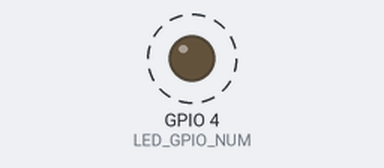
Simulated run of this program. Board: ESP32. Shown: output pins drawn as LEDs (lit = HIGH). Dashed ring = blinking. The camera gives no picture; what the program prints to the serial monitor is not drawn.

Above: at 1.6 s.
Timing chart, 0 to 4.4 s (numbered marks = the images above):
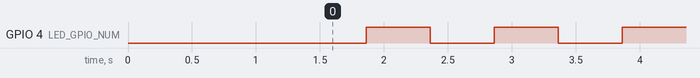

Measured:
- by itself, GPIO 4 (LED_GPIO_NUM): alternates HIGH for 0.50 s and LOW for 0.50 s

The program:

main.cpp
```cpp
// Simple ESP32-CAM Test - Just blink and print to serial
// Confirms board is working

#include <WiFi.h>
#include "esp_camera.h"

#define LED_GPIO_NUM 4

void setup() {
  Serial.begin(115200);
  delay(1000);

  pinMode(LED_GPIO_NUM, OUTPUT);

  Serial.println("\n=== ESP32-CAM TEST ===");

  // Try camera init
  camera_config_t cfg;
  cfg.ledc_channel = LEDC_CHANNEL_0;
  cfg.ledc_timer = LEDC_TIMER_0;
  cfg.pin_pwdn = 32;
  cfg.pin_reset = -1;
  cfg.pin_xclk = 0;
  cfg.pin_sccb_sda = 26;
  cfg.pin_sccb_scl = 27;
  cfg.pin_d7 = 35;
  cfg.pin_d6 = 34;
  cfg.pin_d5 = 39;
  cfg.pin_d4 = 36;
  cfg.pin_d3 = 21;
  cfg.pin_d2 = 19;
  cfg.pin_d1 = 18;
  cfg.pin_d0 = 5;
  cfg.pin_vsync = 25;
  cfg.pin_href = 23;
  cfg.pin_pclk = 22;
  cfg.xclk_freq_hz = 20000000;
  cfg.pixel_format = PIXFORMAT_JPEG;
  cfg.frame_size = FRAMESIZE_VGA;
  cfg.jpeg_quality = 12;
  cfg.fb_count = 1;

  if (esp_camera_init(&cfg) == ESP_OK) {
    Serial.println("Camera: OK");

    // Take a test photo
    Serial.println("Capturing...");
    digitalWrite(LED_GPIO_NUM, LOW); // LED on
    camera_fb_t *fb = esp_camera_fb_get();
    digitalWrite(LED_GPIO_NUM, HIGH); // LED off

    if (fb) {
      Serial.printf("Photo captured: %d bytes\n", fb->len);
      esp_camera_fb_return(fb);
    } else {
      Serial.println("Capture failed!");
    }
  } else {
    Serial.println("Camera: FAIL");
  }

  Serial.println("Starting blink test...");
}

void loop() {
  Serial.println("Blink");
  digitalWrite(LED_GPIO_NUM, LOW);
  delay(500);
  digitalWrite(LED_GPIO_NUM, HIGH);
  delay(500);
}
```
